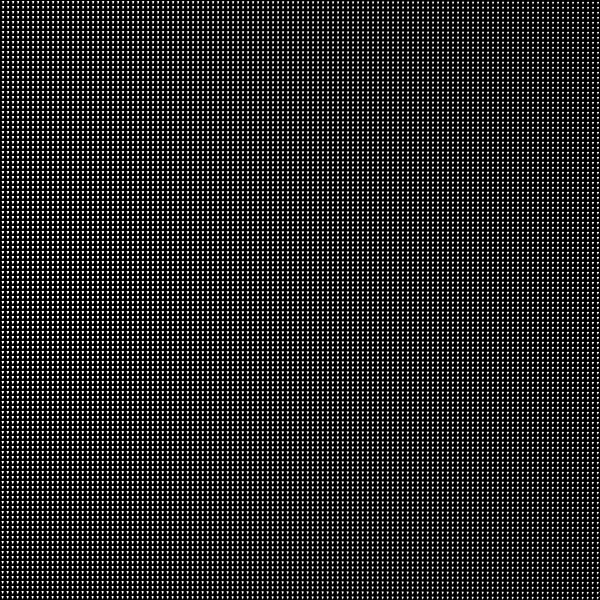
Frame 1 (no input)
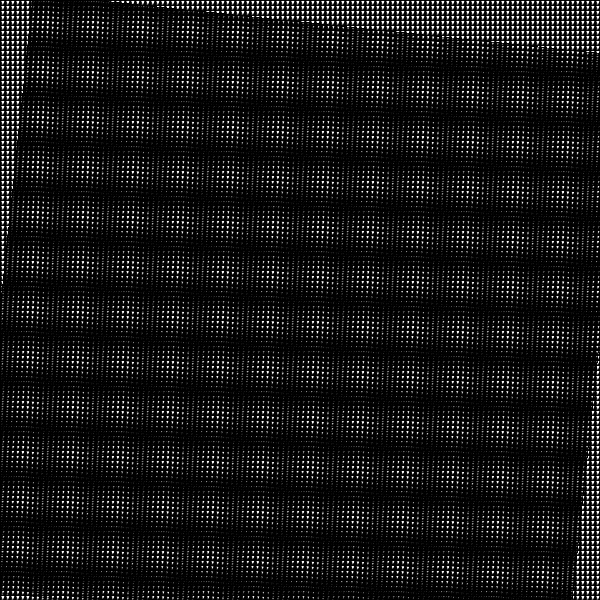
Frame 60 (the mouse pressed at the canvas centre just before this capture)
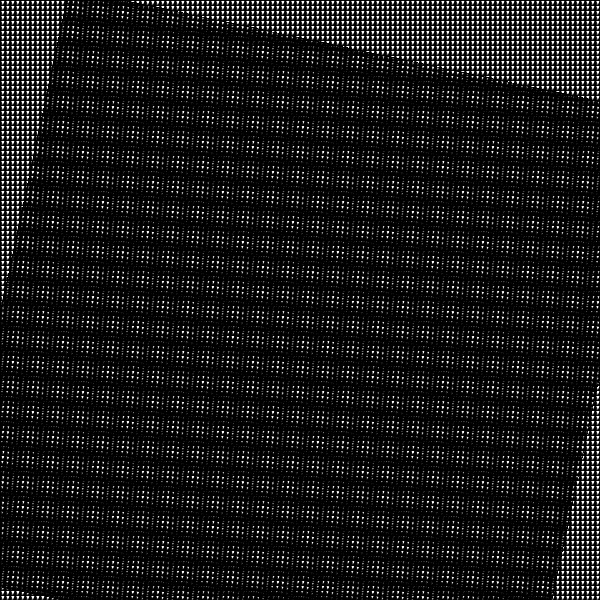
Frame 120 (the mouse held since frame 60 and released just before this capture)

The Processing sketch that drew these frames (run headless with seeded random() and noise(); from frame 60 on, the mouse is pressed at the canvas centre):

// Processing sketch: that_triangle_thing
// ── that_triangle_thing.pde
PGraphics sheet1, sheet2;
int tSize = 5;
int tStep = 2;
PGraphics generateSheet() {
  PGraphics img = createGraphics(width, height);
  img.beginDraw();
  
  for (int x = -tSize; x < img.width+tSize; x += tSize) {
    
    //boolean xm = x % 2 == 0;
    for (int y = -tSize; y < img.height+tSize; y += tSize) {
      img.stroke(0);
      img.fill(0);
      img.beginShape();
      img.vertex(x,y);
      img.vertex(x + tStep,y + tSize);
      img.vertex(x - tStep,y + tSize);
      img.endShape(CLOSE);


//random
      //if (random(1) < 0.1) {
      //  img.pixels[y * img.width + x] = color(0);
      //} else {
      //  img.pixels[y * img.width + x] = color(0, 0, 0, 0);
      //}
      
      
      //if ((xm && ym) || (!xm && !ym)) {
      //  img.pixels[y * img.width + x] = color(0); 
      //} else {
      //  img.pixels[y * img.width + x] = color(0,0,0,0);
      //}
    }
  }

  
  img.endDraw();
  return img;
}

PGraphics copyGraphics(PGraphics img) {
  PGraphics imgNew = createGraphics(img.width, img.height);
  img.beginDraw();
  imgNew.beginDraw();
  img.loadPixels();
  imgNew.loadPixels();
  
  for (int i = 0; i < img.pixels.length; i += 1) {
    imgNew.pixels[i] = img.pixels[i];

  }
  imgNew.updatePixels();
  img.endDraw();
  imgNew.endDraw();
  return imgNew;
}


void setup() {

  size(600, 600);
  sheet1 = generateSheet();
  
  
  sheet2 = copyGraphics(sheet1);
    
}

float angle = 0;
float angle2 = 0;
void draw() {
  angle += radians(0.1);
  angle2 += radians(0.3);
  background(255);

  image(sheet1, 0, 0);
  translate(width / 2, (height / 2) + ((height / 8) *sin(angle2)));
  rotate(angle);
  image(sheet2, -width/2, -height/2);
}
